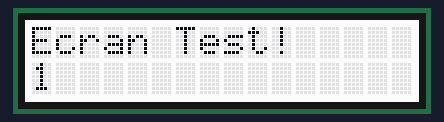
The sketch below on a simulated Arduino Uno, built with avr-gcc and run on an emulated ATmega328P. Parts: 16×2 character LCD.

Above: at 1.1 s.
At 5.1 s:
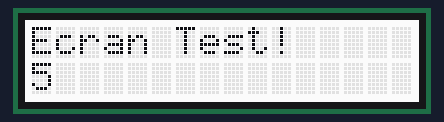
At 10.1 s:
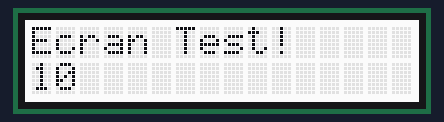
At 20.1 s:
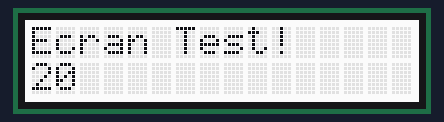
At 29.1 s:
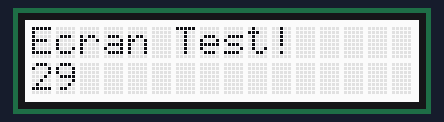
At 38.1 s:
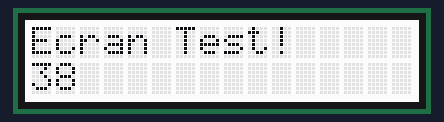

Measured:
- what the display in image 0 shows lasts 1.0 s, from 1.1 s to 2.1 s

The sketch:

sketch_apr30a.ino
```cpp
#include <LiquidCrystal.h>
#include "rgb_lcd.h"

rgb_lcd lcd;


const int colorR = 255;
const int colorG = 0;
const int colorB = 255;


void setup()
{
    // set up the LCD's number of columns and rows:
    lcd.begin(16, 2);

    //lcd.setRGB(colorR, colorG, colorB);

    // Print a message to the LCD.
    lcd.print("Ecran Test!");

    delay(1000);
}

void loop()
{
    // set the cursor to column 0, line 1
    // (note: line 1 is the second row, since counting begins with 0):
    lcd.setCursor(0, 1);
    // print the number of seconds since reset:
    lcd.print(millis()/1000);

    delay(100);
}
```
